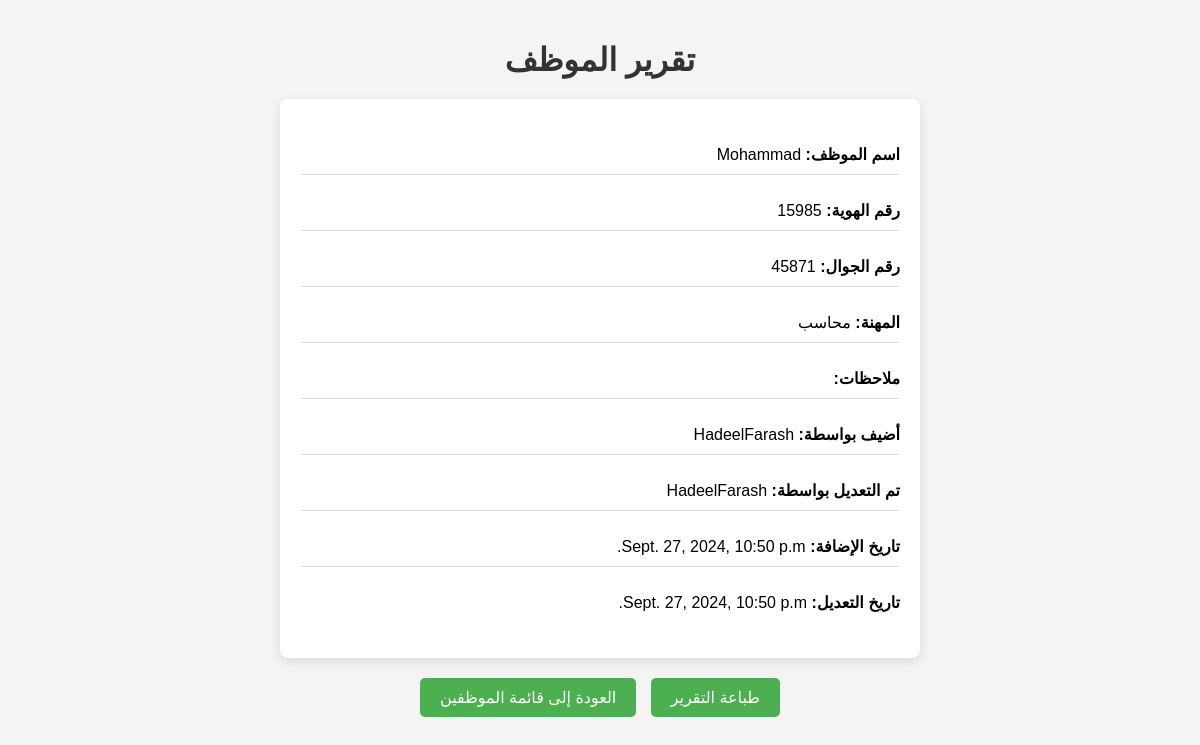
/employee/1/, run on the app's committed database.
### app/models.py (models this page shows, shortened)
class Employee(models.Model):
    name = models.CharField(max_length=100, verbose_name="اسم الموظف")
    id_number = models.CharField(max_length=20, verbose_name="رقم الهوية")
    mobile_number = models.CharField(max_length=15, verbose_name="رقم الجوال")
    profession = models.CharField(max_length=100, verbose_name="المهنة")
    salary = models.DecimalField(max_digits=10, decimal_places=2, blank=True, null=True)  # حقل الراتب
    notes = models.TextField(blank=True, verbose_name="ملاحظات")
    created_by = models.ForeignKey(User, on_delete=models.SET_NULL, null=True, related_name='Employee_created_by', verbose_name="أضيف بواسطة")
    updated_by = models.ForeignKey(User, on_delete=models.SET_NULL, null=True, related_name='Employee_updated_by', verbose_name="تم التعديل بواسطة")
    created_at = models.DateTimeField(auto_now_add=True, verbose_name="تاريخ الإضافة")
    updated_at = models.DateTimeField(auto_now=True, verbose_name="تاريخ التعديل")

### app/views.py (the view)
# urls.py: path('employee/<int:employee_id>/', views.employee_detail, name='employee_detail'),  # تعيين URL لعرض التفاصيل
def employee_detail(request, employee_id):
    employee = get_object_or_404(Employee, id=employee_id)  # استرداد المقاول بناءً على المعرف
    return render(request, 'employee_detail.html', {'employee': employee})  # تمرير المقاول إلى القالب

### app/templates/employee_detail.html (shortened to what this page needs)
<!DOCTYPE html>
<html lang="ar">
<head>
</head>
<body>
    <h1>تقرير الموظف</h1>
    <div class="employee-info">
        <p><strong>اسم الموظف:</strong> {{ employee.name }}</p>
        <p><strong>رقم الهوية:</strong> {{ employee.id_number }}</p>
        <p><strong>رقم الجوال:</strong> {{ employee.mobile_number }}</p>
        <p><strong>المهنة:</strong> {{ employee.profession }}</p>
        <p><strong>ملاحظات:</strong> {{ employee.notes }}</p>
        <p><strong>أضيف بواسطة:</strong> {{ employee.created_by }}</p>
        <p><strong>تم التعديل بواسطة:</strong> {{ employee.updated_by }}</p>
        <p><strong>تاريخ الإضافة:</strong> {{ employee.created_at }}</p>
        <p><strong>تاريخ التعديل:</strong> {{ employee.updated_at }}</p>
    </div>
    <div style="text-align: center;">
        <button class="print-button" onclick="printDetails()">طباعة التقرير</button>
        <a href="{% url 'employee_list' %}" class="back-button">العودة إلى قائمة الموظفين</a>
    </div>
</body>
</html>

### app/templates/employee_detail.html (style rules this page uses)
body { font-family: Arial, sans-serif; direction: rtl; margin: 0; padding: 20px; background-color: #f4f4f4; }
h1 { text-align: center; color: #333; margin-bottom: 20px; }
.employee-info { background-color: #fff; padding: 20px; border-radius: 8px; box-shadow: 0 4px 12px rgba(0, 0, 0, 0.1); margin: 0 auto; max-width: 600px; }
.employee-info p { border-bottom: 1px solid #ddd; padding: 10px 0; }
.employee-info p:last-child { border-bottom: none; }
.back-button, .print-button { display: inline-block; margin: 20px 5px; padding: 10px 20px; background-color: #4CAF50; color: white; border: none; border-radius: 5px; text-decoration: none; cursor: pointer; font-size: 16px; }

### data on the page
Employee: name "Mohammad", id_number "15985", mobile_number "45871", profession "محاسب", created_by "HadeelFarash", updated_by "HadeelFarash", created_at "Sept. 27, 2024, 10:50 p.m.", updated_at "Sept. 27, 2024, 10:50 p.m."
